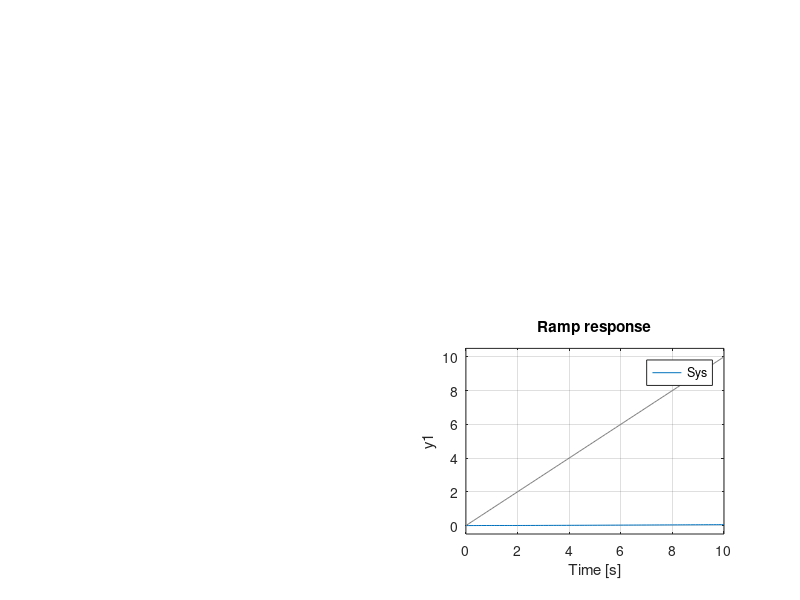

MATLAB code for this plot:
clc; clear all; close all;

Ng1 = [1];
Dg1 = [1 10];
G1 = tf(Ng1, Dg1);

Ng2 = [1];
Dg2 = [1 1];
G2 = tf(Ng2, Dg2);

Ng3 = [1 0 1];
Dg3 = [1 4 4];
G3 = tf(Ng3, Dg3);

Ng4 = [1 1];
Dg4 = [1 6];
G4 = tf(Ng4, Dg4);

Nh1 = [1 1];
Dh1 = [1 2];
H1 = tf(Nh1, Dh1);

H2 = 2; 
H3 = 1;

Sys1 = H2 / G4;
Sys2 = series(G3, G4);
Sys3 = feedback(Sys2, H1, -1);
Sys4 = series(G2, Sys3);
Sys5 = feedback(Sys4, Sys1, +1);
Sys6 = series(Sys5, G1);
Sys = feedback(Sys6, H3, -1);

p = pole(Sys)
z = zero(Sys)

subplot(2,2,1);
pzmap(Sys);

subplot(2,2,2);
impulse(Sys); grid on;

subplot(2,2,3);
step(Sys); grid on;

t = 0:0.1:10;
r = t;

subplot(2,2,4);
lsim(Sys, r, t);
title('Ramp response');
